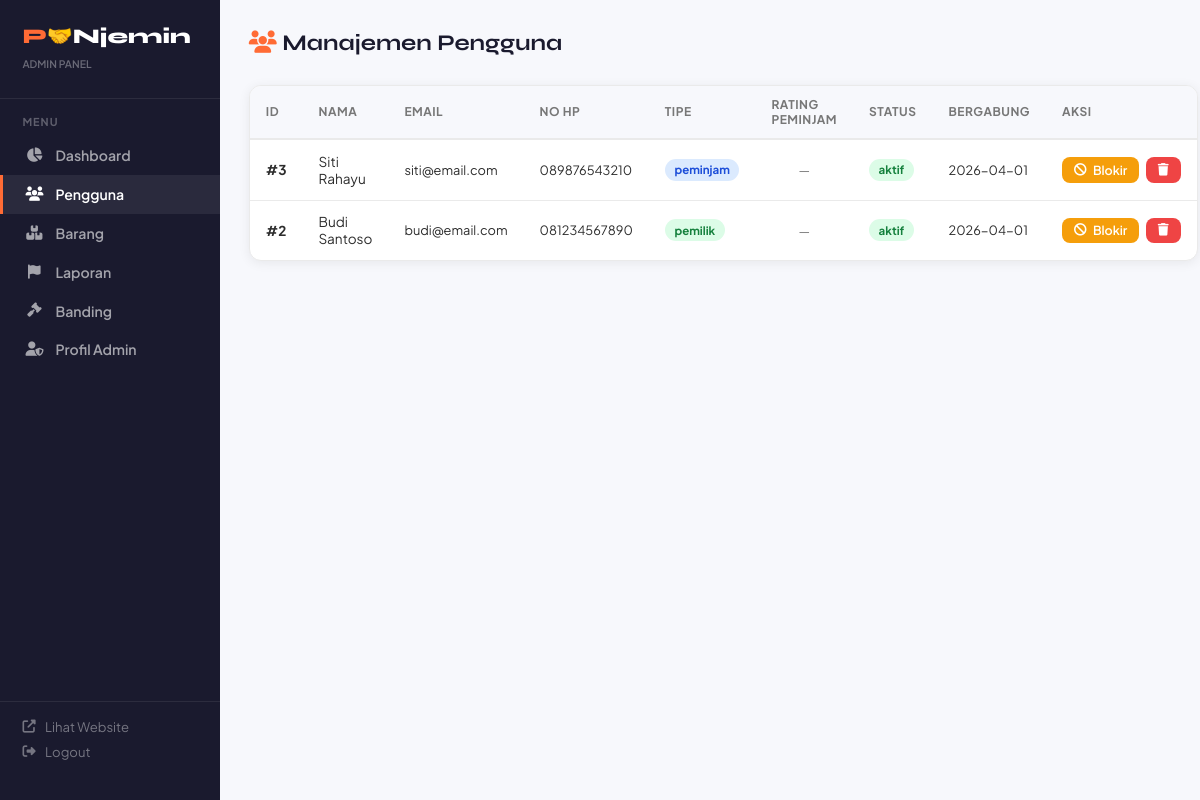
Page /admin/users (signed in) on the committed database.
### tables this page shows
CREATE TABLE users (
            id INTEGER PRIMARY KEY AUTOINCREMENT,
            nama TEXT NOT NULL, email TEXT UNIQUE NOT NULL, password TEXT NOT NULL,
            no_hp TEXT, alamat TEXT, role TEXT DEFAULT 'user',
            tipe_akun TEXT DEFAULT 'peminjam', rating REAL DEFAULT 0,
            total_transaksi INTEGER DEFAULT 0, status TEXT DEFAULT 'aktif',
            foto_ktp TEXT, created_at TIMESTAMP DEFAULT CURRENT_TIMESTAMP
        );

### app.py (the view)
@app.route('/admin/users')
def admin_users():
    if session.get('role') != 'admin': return redirect(url_for('admin_login'))
    conn = get_db()
    users = conn.execute("SELECT * FROM users WHERE role='user' ORDER BY created_at DESC").fetchall()
    ratings = {}
    for r in conn.execute("SELECT id_peminjam, AVG(rating) as avg_r, COUNT(*) as cnt FROM review_peminjam GROUP BY id_peminjam").fetchall():
        ratings[r['id_peminjam']] = {'avg': round(r['avg_r'],1), 'cnt': r['cnt']}
    return render_template('admin/users.html', users=users, ratings=ratings)

### app.py (called while the page is built)
def get_db():
    if 'db' not in g:
        g.db = sqlite3.connect('database.db', check_same_thread=False)
        g.db.row_factory = sqlite3.Row
        g.db.execute("PRAGMA journal_mode=WAL")
    return g.db

def chat_unread():
    if 'user_id' not in session: return 0
    try:
        return get_db().execute("SELECT COUNT(*) FROM chat WHERE id_penerima=? AND dibaca=0", (session['user_id'],)).fetchone()[0]
    except: return 0

@app.context_processor
def inject_globals():
    return dict(chat_unread_count=chat_unread())

### templates/admin/users.html (shortened to what this page needs)
{% extends 'admin/base.html' %}
{% block content %}
<div class="topbar">
    <h1><i class="fas fa-users" style="color:var(--primary)"></i> Manajemen Pengguna</h1>
</div>
<div class="card">
    <table class="table">
        <thead>
            <tr><th>ID</th><th>Nama</th><th>Email</th><th>No HP</th><th>Tipe</th><th>Rating Peminjam</th><th>Status</th><th>Bergabung</th><th>Aksi</th></tr>
        </thead>
        <tbody>
            {% for u in users %}
            <tr>
                <td><strong>#{{ u.id }}</strong></td>
                <td>{{ u.nama }}</td>
                <td style="font-size:0.8rem">{{ u.email }}</td>
                <td style="font-size:0.8rem">{{ u.no_hp or '—' }}</td>
                <td><span class="badge {% if u.tipe_akun == 'pemilik' %}badge-success{% else %}badge-info{% endif %}">{{ u.tipe_akun }}</span></td>
                <td style="text-align:center">
                    {% if ratings.get(u.id) %}
                    <span style="color:#f59e0b;font-weight:700">⭐ {{ ratings[u.id]['avg'] }}</span>
                    <div style="font-size:0.72rem;color:var(--text-muted)">{{ ratings[u.id]['cnt'] }}x ulasan</div>
                    {% else %}
                    <span style="color:var(--text-muted);font-size:0.8rem">—</span>
                    {% endif %}
                </td>
                <td><span class="badge {% if u.status == 'aktif' %}badge-success{% else %}badge-danger{% endif %}">{{ u.status }}</span></td>
                <td style="font-size:0.8rem">{{ u.created_at[:10] }}</td>
                <td>
                    <div style="display:flex;gap:0.4rem">
                        <a href="{{ url_for('admin_blokir', id=u.id) }}" class="btn btn-sm {% if u.status == 'aktif' %}btn-warning{% else %}btn-success{% endif %}">
                            <i class="fas fa-{% if u.status == 'aktif' %}ban{% else %}unlock{% endif %}"></i>
                            {{ 'Blokir' if u.status == 'aktif' else 'Aktifkan' }}
                        </a>
                        <a href="{{ url_for('admin_hapus_user', id=u.id) }}" class="btn btn-danger btn-sm" onclick="return confirm('Yakin hapus user ini?')">
                            <i class="fas fa-trash"></i>
                        </a>
                    </div>
                </td>
            </tr>
            {% endfor %}
        </tbody>
    </table>
</div>
{% endblock %}

### templates/admin/base.html (style rules this page uses)
:root { --primary: #FF6B35; --primary-dark: #e55a25; --primary-light: #fff3ee; --secondary: #1a1a2e; --accent: #FFD700; --text: #2d2d2d; --text-muted: #777; --bg: #f7f8fc; --card-bg: #fff; --border: #eaeaea; --success: #22c55e; --warning: #f59e0b; --danger: #ef4444; --info: #3b82f6; --radius: 12px; --radius-sm: 8px; --shadow: 0 2px 12px rgba(0,0,0,0.07); --sidebar-w: 220px; }
* { margin: 0; padding: 0; box-sizing: border-box; }
body { font-family: 'Plus Jakarta Sans', sans-serif; background: var(--bg); color: var(--text); display: flex; min-height: 100vh; }
.topbar { display: flex; align-items: center; justify-content: space-between; margin-bottom: 1.8rem; }
.topbar h1 { font-family: 'Syne', sans-serif; font-size: 1.4rem; color: var(--secondary); }
.btn { display: inline-flex; align-items: center; gap: 0.4rem; padding: 0.5rem 1.1rem; border-radius: var(--radius-sm); font-size: 0.85rem; font-weight: 600; cursor: pointer; border: none; text-decoration: none; transition: all 0.2s; }
.btn-danger { background: var(--danger); color: white; }
.btn-warning { background: var(--warning); color: white; }
.btn-sm { padding: 0.3rem 0.75rem; font-size: 0.78rem; }
.card { background: white; border-radius: var(--radius); border: 1px solid var(--border); box-shadow: var(--shadow); overflow: hidden; }
.table { width: 100%; border-collapse: collapse; font-size: 0.85rem; }
.table th { background: var(--bg); padding: 0.7rem 1rem; text-align: left; font-weight: 700; color: var(--text-muted); font-size: 0.75rem; text-transform: uppercase; letter-spacing: 0.5px; border-bottom: 2px solid var(--border); }
.table td { padding: 0.8rem 1rem; border-bottom: 1px solid var(--border); vertical-align: middle; }
.table tr:last-child td { border-bottom: none; }
.badge { display: inline-block; padding: 0.22rem 0.6rem; border-radius: 20px; font-size: 0.72rem; font-weight: 700; }
.badge-success { background: #dcfce7; color: #15803d; }
.badge-info { background: #dbeafe; color: #1d4ed8; }

### rows in the picture
users: id "3", nama "Siti Rahayu", email "siti@email.com", no_hp "089876543210", tipe_akun "peminjam", status "aktif", created_at "2026-04-01", status "Blokir"
users: id "2", nama "Budi Santoso", email "budi@email.com", no_hp "081234567890", tipe_akun "pemilik", status "aktif", created_at "2026-04-01", status "Blokir"
